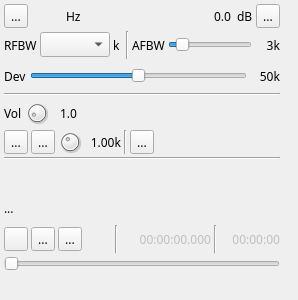
<?xml version="1.0" encoding="UTF-8"?>
<ui version="4.0">
 <class>WFMModGUI</class>
 <widget class="RollupWidget" name="WFMModGUI">
  <property name="geometry">
   <rect>
    <x>0</x>
    <y>0</y>
    <width>298</width>
    <height>300</height>
   </rect>
  </property>
  <property name="sizePolicy">
   <sizepolicy hsizetype="MinimumExpanding" vsizetype="Preferred">
    <horstretch>0</horstretch>
    <verstretch>0</verstretch>
   </sizepolicy>
  </property>
  <property name="minimumSize">
   <size>
    <width>0</width>
    <height>0</height>
   </size>
  </property>
  <property name="font">
   <font>
    <family>Sans Serif</family>
    <pointsize>9</pointsize>
   </font>
  </property>
  <property name="focusPolicy">
   <enum>Qt::StrongFocus</enum>
  </property>
  <property name="windowTitle">
   <string>NFM Modulator</string>
  </property>
  <widget class="QWidget" name="settingsContainer" native="true">
   <property name="geometry">
    <rect>
     <x>2</x>
     <y>2</y>
     <width>280</width>
     <height>271</height>
    </rect>
   </property>
   <property name="minimumSize">
    <size>
     <width>280</width>
     <height>0</height>
    </size>
   </property>
   <property name="windowTitle">
    <string>Settings</string>
   </property>
   <layout class="QVBoxLayout" name="verticalLayout">
    <property name="spacing">
     <number>3</number>
    </property>
    <property name="margin">
     <number>2</number>
    </property>
    <item>
     <layout class="QHBoxLayout" name="deltaFreqPowLayout">
      <item>
       <layout class="QHBoxLayout" name="deltaFrequencyLayout">
        <item>
         <widget class="QToolButton" name="deltaMinus">
          <property name="toolTip">
           <string>Frequency shift direction</string>
          </property>
          <property name="text">
           <string>...</string>
          </property>
          <property name="icon">
           <iconset>
            <selectedoff>:/plus.png</selectedoff>
            <selectedon>:/minus.png</selectedon>
           </iconset>
          </property>
          <property name="checkable">
           <bool>true</bool>
          </property>
         </widget>
        </item>
        <item>
         <widget class="ValueDial" name="deltaFrequency" native="true">
          <property name="sizePolicy">
           <sizepolicy hsizetype="Maximum" vsizetype="Maximum">
            <horstretch>0</horstretch>
            <verstretch>0</verstretch>
           </sizepolicy>
          </property>
          <property name="minimumSize">
           <size>
            <width>32</width>
            <height>16</height>
           </size>
          </property>
          <property name="font">
           <font>
            <family>Monospace</family>
            <pointsize>12</pointsize>
           </font>
          </property>
          <property name="cursor">
           <cursorShape>SizeVerCursor</cursorShape>
          </property>
          <property name="focusPolicy">
           <enum>Qt::StrongFocus</enum>
          </property>
          <property name="toolTip">
           <string>Demod shift frequency from center in Hz</string>
          </property>
         </widget>
        </item>
        <item>
         <widget class="QLabel" name="deltaUnits">
          <property name="text">
           <string>Hz </string>
          </property>
         </widget>
        </item>
        <item>
         <spacer name="horizontalSpacer">
          <property name="orientation">
           <enum>Qt::Horizontal</enum>
          </property>
          <property name="sizeHint" stdset="0">
           <size>
            <width>40</width>
            <height>20</height>
           </size>
          </property>
         </spacer>
        </item>
       </layout>
      </item>
      <item>
       <layout class="QHBoxLayout" name="channelPowerLayout">
        <item>
         <widget class="QLabel" name="channelPower">
          <property name="toolTip">
           <string>Channel power</string>
          </property>
          <property name="layoutDirection">
           <enum>Qt::RightToLeft</enum>
          </property>
          <property name="text">
           <string>0.0</string>
          </property>
         </widget>
        </item>
        <item>
         <widget class="QLabel" name="channelPowerUnits">
          <property name="text">
           <string> dB</string>
          </property>
         </widget>
        </item>
        <item>
         <widget class="QToolButton" name="audioMute">
          <property name="toolTip">
           <string>Mute/Unmute audio</string>
          </property>
          <property name="text">
           <string>...</string>
          </property>
          <property name="icon">
           <iconset resource="../../../sdrbase/resources/res.qrc">
            <normaloff>:/sound_on.png</normaloff>
            <normalon>:/sound_off.png</normalon>:/sound_on.png</iconset>
          </property>
          <property name="checkable">
           <bool>true</bool>
          </property>
         </widget>
        </item>
       </layout>
      </item>
     </layout>
    </item>
    <item>
     <layout class="QHBoxLayout" name="rfBandwidthLayout">
      <item>
       <widget class="QLabel" name="rfBwLabel">
        <property name="text">
         <string>RFBW</string>
        </property>
       </widget>
      </item>
      <item>
       <widget class="QComboBox" name="rfBW">
        <property name="maximumSize">
         <size>
          <width>70</width>
          <height>16777215</height>
         </size>
        </property>
       </widget>
      </item>
      <item>
       <widget class="QLabel" name="rfBWUnit">
        <property name="minimumSize">
         <size>
          <width>10</width>
          <height>0</height>
         </size>
        </property>
        <property name="text">
         <string>k</string>
        </property>
        <property name="alignment">
         <set>Qt::AlignLeading|Qt::AlignLeft|Qt::AlignVCenter</set>
        </property>
       </widget>
      </item>
      <item>
       <widget class="Line" name="line_2">
        <property name="orientation">
         <enum>Qt::Vertical</enum>
        </property>
       </widget>
      </item>
      <item>
       <widget class="QLabel" name="afBwLabel">
        <property name="text">
         <string>AFBW</string>
        </property>
       </widget>
      </item>
      <item>
       <widget class="QSlider" name="afBW">
        <property name="toolTip">
         <string>Audio bandwidth</string>
        </property>
        <property name="minimum">
         <number>1</number>
        </property>
        <property name="maximum">
         <number>20</number>
        </property>
        <property name="pageStep">
         <number>1</number>
        </property>
        <property name="value">
         <number>3</number>
        </property>
        <property name="orientation">
         <enum>Qt::Horizontal</enum>
        </property>
       </widget>
      </item>
      <item>
       <widget class="QLabel" name="afBWText">
        <property name="minimumSize">
         <size>
          <width>25</width>
          <height>0</height>
         </size>
        </property>
        <property name="text">
         <string>3k</string>
        </property>
        <property name="alignment">
         <set>Qt::AlignRight|Qt::AlignTrailing|Qt::AlignVCenter</set>
        </property>
       </widget>
      </item>
     </layout>
    </item>
    <item>
     <layout class="QHBoxLayout" name="fmDeviationLayout">
      <item>
       <widget class="QLabel" name="fmDevLabel">
        <property name="text">
         <string>Dev</string>
        </property>
       </widget>
      </item>
      <item>
       <widget class="QSlider" name="fmDev">
        <property name="sizePolicy">
         <sizepolicy hsizetype="Expanding" vsizetype="Minimum">
          <horstretch>0</horstretch>
          <verstretch>0</verstretch>
         </sizepolicy>
        </property>
        <property name="minimumSize">
         <size>
          <width>0</width>
          <height>0</height>
         </size>
        </property>
        <property name="toolTip">
         <string>Modulation percentage</string>
        </property>
        <property name="maximum">
         <number>100</number>
        </property>
        <property name="pageStep">
         <number>1</number>
        </property>
        <property name="value">
         <number>50</number>
        </property>
        <property name="orientation">
         <enum>Qt::Horizontal</enum>
        </property>
       </widget>
      </item>
      <item>
       <widget class="QLabel" name="fmDevText">
        <property name="minimumSize">
         <size>
          <width>30</width>
          <height>0</height>
         </size>
        </property>
        <property name="text">
         <string>50k</string>
        </property>
        <property name="alignment">
         <set>Qt::AlignRight|Qt::AlignTrailing|Qt::AlignVCenter</set>
        </property>
       </widget>
      </item>
     </layout>
    </item>
    <item>
     <widget class="Line" name="line_5">
      <property name="orientation">
       <enum>Qt::Horizontal</enum>
      </property>
     </widget>
    </item>
    <item>
     <layout class="QHBoxLayout" name="volumeLayout">
      <item>
       <widget class="QLabel" name="volLabel">
        <property name="text">
         <string>Vol</string>
        </property>
       </widget>
      </item>
      <item>
       <widget class="QDial" name="volume">
        <property name="maximumSize">
         <size>
          <width>24</width>
          <height>24</height>
         </size>
        </property>
        <property name="toolTip">
         <string>Audio input gain</string>
        </property>
        <property name="maximum">
         <number>100</number>
        </property>
        <property name="pageStep">
         <number>1</number>
        </property>
        <property name="value">
         <number>10</number>
        </property>
       </widget>
      </item>
      <item>
       <widget class="QLabel" name="volumeText">
        <property name="minimumSize">
         <size>
          <width>25</width>
          <height>0</height>
         </size>
        </property>
        <property name="toolTip">
         <string>Audio input gain value</string>
        </property>
        <property name="statusTip">
         <string/>
        </property>
        <property name="text">
         <string>1.0</string>
        </property>
        <property name="alignment">
         <set>Qt::AlignRight|Qt::AlignTrailing|Qt::AlignVCenter</set>
        </property>
       </widget>
      </item>
      <item>
       <widget class="LevelMeterVU" name="volumeMeter" native="true">
        <property name="sizePolicy">
         <sizepolicy hsizetype="Expanding" vsizetype="Preferred">
          <horstretch>0</horstretch>
          <verstretch>0</verstretch>
         </sizepolicy>
        </property>
        <property name="toolTip">
         <string>Level (% full range) top trace: average, bottom trace: instantaneous peak, tip: peak hold</string>
        </property>
       </widget>
      </item>
     </layout>
    </item>
    <item>
     <layout class="QHBoxLayout" name="recordFileSelectLayout">
      <item>
       <widget class="ButtonSwitch" name="tone">
        <property name="toolTip">
         <string>Tone modulation (1 kHz)</string>
        </property>
        <property name="text">
         <string>...</string>
        </property>
        <property name="icon">
         <iconset resource="../../../sdrbase/resources/res.qrc">
          <normaloff>:/carrier.png</normaloff>:/carrier.png</iconset>
        </property>
       </widget>
      </item>
      <item>
       <widget class="ButtonSwitch" name="morseKeyer">
        <property name="toolTip">
         <string>Morse keyer at tone frequency</string>
        </property>
        <property name="text">
         <string>...</string>
        </property>
        <property name="icon">
         <iconset resource="../../../sdrbase/resources/res.qrc">
          <normaloff>:/morsekey.png</normaloff>:/morsekey.png</iconset>
        </property>
       </widget>
      </item>
      <item>
       <widget class="QDial" name="toneFrequency">
        <property name="maximumSize">
         <size>
          <width>24</width>
          <height>24</height>
         </size>
        </property>
        <property name="toolTip">
         <string>Tone frequency</string>
        </property>
        <property name="minimum">
         <number>10</number>
        </property>
        <property name="maximum">
         <number>250</number>
        </property>
        <property name="pageStep">
         <number>1</number>
        </property>
        <property name="value">
         <number>100</number>
        </property>
       </widget>
      </item>
      <item>
       <widget class="QLabel" name="toneFrequencyText">
        <property name="minimumSize">
         <size>
          <width>36</width>
          <height>0</height>
         </size>
        </property>
        <property name="toolTip">
         <string>Tone frequency (kHz)</string>
        </property>
        <property name="text">
         <string>1.00k</string>
        </property>
        <property name="alignment">
         <set>Qt::AlignRight|Qt::AlignTrailing|Qt::AlignVCenter</set>
        </property>
       </widget>
      </item>
      <item>
       <widget class="Line" name="line_3">
        <property name="orientation">
         <enum>Qt::Vertical</enum>
        </property>
       </widget>
      </item>
      <item>
       <widget class="ButtonSwitch" name="mic">
        <property name="toolTip">
         <string>Audio input</string>
        </property>
        <property name="text">
         <string>...</string>
        </property>
        <property name="icon">
         <iconset resource="../../../sdrbase/resources/res.qrc">
          <normaloff>:/microphone.png</normaloff>:/microphone.png</iconset>
        </property>
        <property name="checkable">
         <bool>true</bool>
        </property>
       </widget>
      </item>
      <item>
       <spacer name="horizontalSpacer_3">
        <property name="orientation">
         <enum>Qt::Horizontal</enum>
        </property>
        <property name="sizeHint" stdset="0">
         <size>
          <width>40</width>
          <height>20</height>
         </size>
        </property>
       </spacer>
      </item>
     </layout>
    </item>
    <item>
     <widget class="Line" name="line_4">
      <property name="orientation">
       <enum>Qt::Horizontal</enum>
      </property>
     </widget>
    </item>
    <item>
     <layout class="QHBoxLayout" name="cwKeyerLayout">
      <item>
       <widget class="CWKeyerGUI" name="cwKeyerGUI" native="true"/>
      </item>
     </layout>
    </item>
    <item>
     <layout class="QHBoxLayout" name="fileNameLayout">
      <item>
       <widget class="QLabel" name="recordFileText">
        <property name="text">
         <string>...</string>
        </property>
       </widget>
      </item>
     </layout>
    </item>
    <item>
     <layout class="QHBoxLayout" name="playControllLayout">
      <item>
       <widget class="QPushButton" name="showFileDialog">
        <property name="minimumSize">
         <size>
          <width>24</width>
          <height>24</height>
         </size>
        </property>
        <property name="maximumSize">
         <size>
          <width>24</width>
          <height>24</height>
         </size>
        </property>
        <property name="toolTip">
         <string>Open record file (48 kHz 32 bit float LE mono)</string>
        </property>
        <property name="text">
         <string/>
        </property>
        <property name="icon">
         <iconset resource="../../../sdrbase/resources/res.qrc">
          <normaloff>:/preset-load.png</normaloff>:/preset-load.png</iconset>
        </property>
       </widget>
      </item>
      <item>
       <widget class="ButtonSwitch" name="playLoop">
        <property name="toolTip">
         <string>Play record file in a loop</string>
        </property>
        <property name="text">
         <string>...</string>
        </property>
        <property name="icon">
         <iconset resource="../../../sdrbase/resources/res.qrc">
          <normaloff>:/playloop.png</normaloff>:/playloop.png</iconset>
        </property>
       </widget>
      </item>
      <item>
       <widget class="ButtonSwitch" name="play">
        <property name="toolTip">
         <string>Record file play/pause</string>
        </property>
        <property name="text">
         <string>...</string>
        </property>
        <property name="icon">
         <iconset resource="../../../sdrbase/resources/res.qrc">
          <normaloff>:/play.png</normaloff>
          <normalon>:/pause.png</normalon>
          <disabledoff>:/play.png</disabledoff>
          <disabledon>:/play.png</disabledon>:/play.png</iconset>
        </property>
       </widget>
      </item>
      <item>
       <spacer name="horizontalSpacer_2">
        <property name="orientation">
         <enum>Qt::Horizontal</enum>
        </property>
        <property name="sizeHint" stdset="0">
         <size>
          <width>40</width>
          <height>20</height>
         </size>
        </property>
       </spacer>
      </item>
      <item>
       <widget class="Line" name="linePlay1">
        <property name="orientation">
         <enum>Qt::Vertical</enum>
        </property>
       </widget>
      </item>
      <item>
       <widget class="QLabel" name="relTimeText">
        <property name="enabled">
         <bool>false</bool>
        </property>
        <property name="minimumSize">
         <size>
          <width>90</width>
          <height>0</height>
         </size>
        </property>
        <property name="toolTip">
         <string>Record time from start</string>
        </property>
        <property name="text">
         <string>00:00:00.000</string>
        </property>
        <property name="alignment">
         <set>Qt::AlignRight|Qt::AlignTrailing|Qt::AlignVCenter</set>
        </property>
       </widget>
      </item>
      <item>
       <widget class="Line" name="linePlay2">
        <property name="orientation">
         <enum>Qt::Vertical</enum>
        </property>
       </widget>
      </item>
      <item>
       <widget class="QLabel" name="recordLengthText">
        <property name="enabled">
         <bool>false</bool>
        </property>
        <property name="minimumSize">
         <size>
          <width>60</width>
          <height>0</height>
         </size>
        </property>
        <property name="toolTip">
         <string>Total record time</string>
        </property>
        <property name="text">
         <string>00:00:00</string>
        </property>
        <property name="alignment">
         <set>Qt::AlignRight|Qt::AlignTrailing|Qt::AlignVCenter</set>
        </property>
       </widget>
      </item>
     </layout>
    </item>
    <item>
     <layout class="QHBoxLayout" name="horizontalLayout_nav">
      <item>
       <widget class="QSlider" name="navTimeSlider">
        <property name="toolTip">
         <string>Record file time navigator</string>
        </property>
        <property name="maximum">
         <number>100</number>
        </property>
        <property name="pageStep">
         <number>1</number>
        </property>
        <property name="orientation">
         <enum>Qt::Horizontal</enum>
        </property>
       </widget>
      </item>
     </layout>
    </item>
   </layout>
  </widget>
 </widget>
 <customwidgets>
  <customwidget>
   <class>RollupWidget</class>
   <extends>QWidget</extends>
   <header>gui/rollupwidget.h</header>
   <container>1</container>
  </customwidget>
  <customwidget>
   <class>ValueDial</class>
   <extends>QWidget</extends>
   <header>gui/valuedial.h</header>
   <container>1</container>
  </customwidget>
  <customwidget>
   <class>ButtonSwitch</class>
   <extends>QToolButton</extends>
   <header>gui/buttonswitch.h</header>
  </customwidget>
  <customwidget>
   <class>LevelMeterVU</class>
   <extends>QWidget</extends>
   <header>gui/levelmeter.h</header>
   <container>1</container>
  </customwidget>
  <customwidget>
   <class>CWKeyerGUI</class>
   <extends>QWidget</extends>
   <header>gui/cwkeyergui.h</header>
   <container>1</container>
  </customwidget>
 </customwidgets>
 <resources>
  <include location="../../../sdrbase/resources/res.qrc"/>
 </resources>
 <connections/>
</ui>
